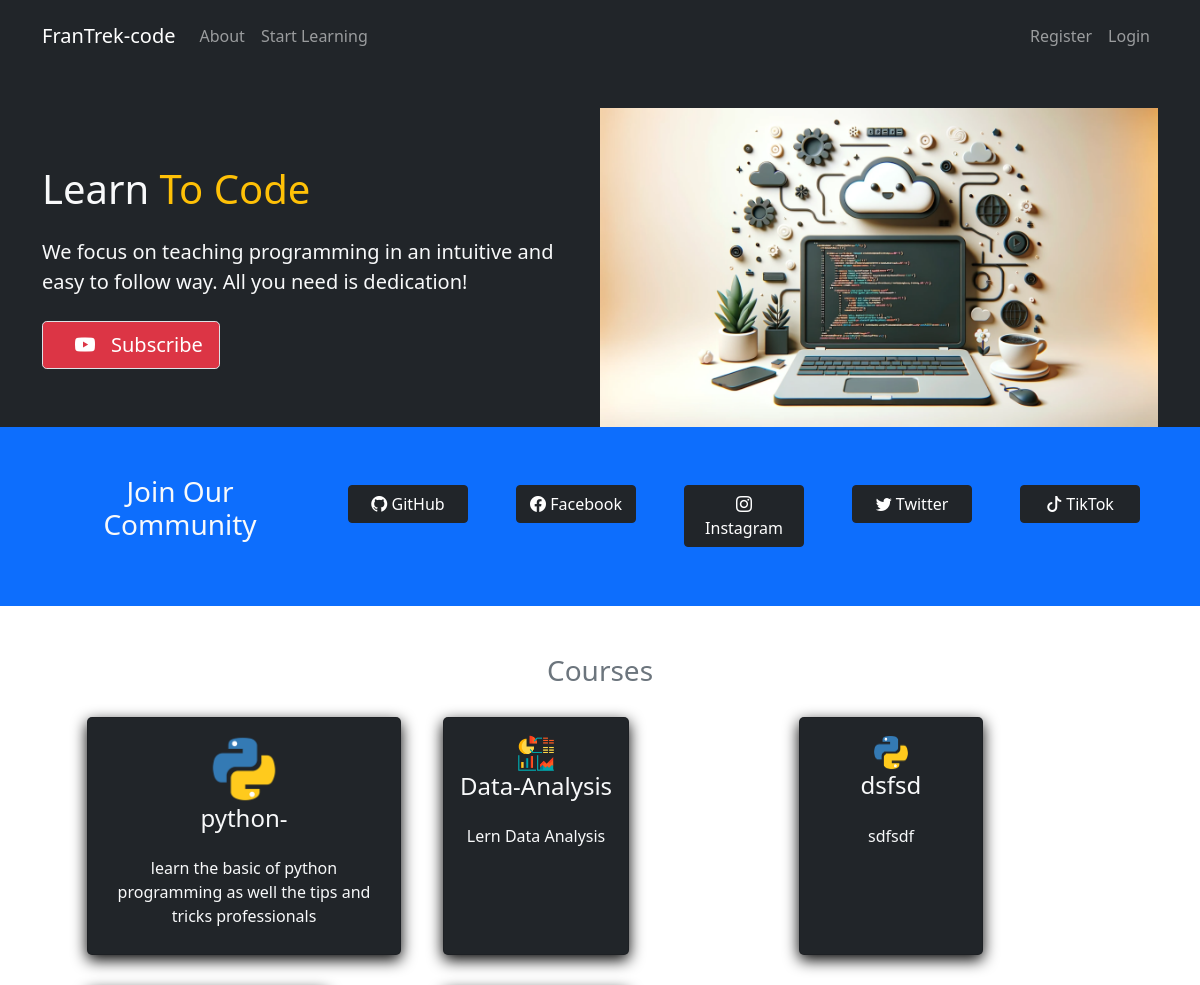
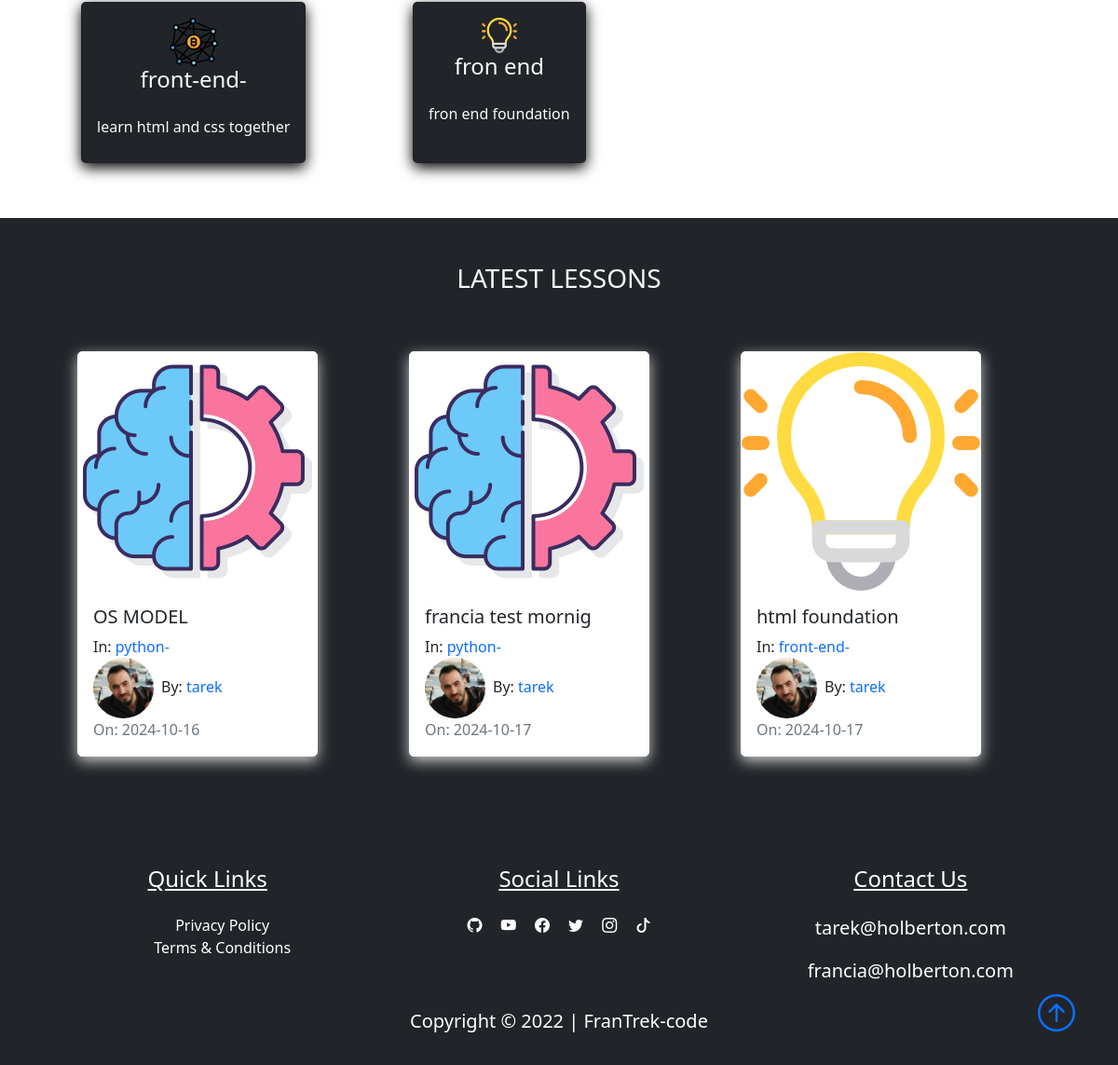
The page /home on the database its author committed (2 pictures, top to bottom).
### FranTrek/models.py (models this page shows, shortened)
class Course(db.Model):
    id = db.Column(db.Integer, primary_key=True)
    title = db.Column(db.String(50), unique=True, nullable=False)
    description = db.Column(db.String(150), nullable=False)
    icon = db.Column(db.String(20), nullable=False, default="default_icon.jpg")
    lessons = db.relationship("Lesson", backref="course_name", lazy=True)

class Lesson(db.Model):
    id = db.Column(db.Integer, primary_key=True)
    title = db.Column(db.String(100), nullable=False)
    date_posted = db.Column(db.DateTime, nullable=False, default=datetime.utcnow)
    content = db.Column(db.Text, nullable=False)
    thumbnail = db.Column(
        db.String(20), nullable=False, default="default_thumbnail.jpg"
    )
    slug = db.Column(db.String(32), nullable=False)
    user_id = db.Column(db.Integer, db.ForeignKey("user.id"), nullable=False)
    course_id = db.Column(db.Integer, db.ForeignKey("course.id"), nullable=False)

class User(db.Model, UserMixin):
    id = db.Column(db.Integer, primary_key=True)
    fname = db.Column(db.String(25), nullable=False)
    lname = db.Column(db.String(25), nullable=False)
    username = db.Column(db.String(25), unique=True, nullable=False)
    email = db.Column(db.String(125), unique=True, nullable=False)
    image_file = db.Column(db.String(20), nullable=False, default="default.png")
    bio = db.Column(db.Text, nullable=True)
    password = db.Column(db.String(60), nullable=False)
    lessons = db.relationship("Lesson", backref="author", lazy=True)

### FranTrek/routes.py (the view)
@app.route("/")
@app.route("/home")
def home():
    lessons = Lesson.query.all()
    courses = Course.query.all()
    return render_template("home.html", lessons=lessons, courses=courses)

### FranTrek/templates/home.html (shortened to what this page needs)
{% extends "layout.html"%}
{% block content%}
<section class="bg-dark text-light p-5 p-lg-0 pt-lg-5 text-center text-sm-start">
    <div class="container">
        <div class="d-sm-flex align-items-center justify-content-between">
            <div>
                <h1 class="mb-10"> Learn <span class="text-warning"> To Code</span></h1>
                <p class="lead my-4">
                    We focus on teaching programming in an intuitive and easy to follow way. All you need is
                    dedication!
                </p>
                <a class="btn btn-danger btn-lg border"
                    href="https://www.youtube.com/@HolbertonFrance/featured" target="_blank">
                    <i class="bi bi-youtube m-3"></i>Subscribe
                </a>
            </div>
            <img class="img-fluid w-50 d-none d-sm-block" src="{{url_for('static', filename='showcase.png')}}" alt="">
        </div>
    </div>
</section>
<section class="bg-primary text-light p-5">
    <div class="container">
        <div class="d-md-flex justify-content-between align-items-center">
            <h3 class="mb-3 text-center">Join Our Community</h3>
            <nav class="navbar navbar-expand-lg navbar-dark">
                <div class="collapse navbar-collapse" id="socialbtn">
                    <ul class="navbar-nav">
                        <li class="nav-item">
                            <a class="btn btn-dark ms-5 button_width" href="#"
                                target="_blank">
                                <i class="bi-github" role="img"></i>
                                GitHub
                            </a>
                        </li>
                        <li>
                            <a class="btn btn-dark ms-5 button_width" href="#"
                                target="_blank">
                                <i class="bi bi-facebook "></i>
                                Facebook
                            </a>
                        </li>
                        <li class="nav-item">
                            <a type="button" class="btn btn-dark ms-5 button_width"
                                href="#" target="_blank">
                                <i class="bi bi-instagram"></i>
                                Instagram
                            </a>
                        </li>
                        <li class="nav-item">
                            <a class="btn btn-dark ms-5 button_width" href="#"
                                target="_blank">
                                <i class="bi bi-twitter"></i>
                                Twitter
                            </a>
                        </li>
                        <li class="nav-item">
                            <a class="btn btn-dark ms-5 button_width" href="#"
                                target="_blank">
                                <i class="bi bi-tiktok"></i>
                                TikTok
                            </a>
                        </li>
                    </ul>
                </div>
            </nav>
        </div>
    </div>
</section>
<section class="bg-ligh">
    <div class="container p-5">
        <h3 class="text-center text-secondary" id='learn'>Courses</h3>
        <div class="row">
            {% for course in courses %}
            <div class="col-sm-12 col-md-6 col-lg-4 p-3 d-flex align-items-stretch">
                <a href="{{url_for('course', course_title=course.title)}}" class="text-decoration-none">
                    <div class="card bg-dark text-light h-100">
                        <div class="card-body text-center">
                            <img src="{{url_for('static', filename='course_icons/'+course.icon)}}" alt="" class="card-img w-25">
                            <h4 class="card-title mb-4">
                                {{course.title}}
                            </h4>
                            <p class="card-text">{{course.description}}</p>
                        </div>
                    </div>
                </a>
            </div>
            {% endfor %}
        </div>
    </div>
</section>
<section class="bg-dark">
    <div class="container p-5">
        <div class="row mb-5 ">
            <div class="col">
                <h3 class="text-uppercase text-center text-light">latest lessons</h3>
            </div>
        </div>
        <div class="row">
            {% for lesson in lessons %}
            <div class="col-sm-12 col-md-6 col-lg-4 pb-5 d-flex align-items-stretch">
                <div class="card lesson">
                    <img src="{{url_for('static', filename='lesson_thumbnails/'+lesson.thumbnail)}}" class="card-img">
                    <div class="card-body d-flex flex-column">
                        <h5 class="card-title">
                            <a class="text-decoration-none text-dark"
                            href="{{url_for('lesson', lesson_slug=lesson.slug, course=lesson.course_name.title)}}">{{lesson.title}}</a>
                        </h5>
                        <p class="card-text mb-0">In:
                            <a class="text-decoration-none" href="#">{{lesson.course_name.title}}</a>
                        </p>
                        <span><img class="article-img rounded-circle"
                            src="{{url_for('static', filename='user_pics/'+lesson.author.image_file)}}" alt="">By:
                        <a href="#" class="link">{{lesson.author.username}}</a></span>
                    <span class="text-muted">On: {{lesson.date_posted.strftime('%Y-%m-%d')}}</span>
                    </div>
                </div>
            </div>
            {% endfor %}
        </div>
    </div>
</section>
{% endblock content%}

### FranTrek/templates/layout.html (shortened to what this page needs)
<!DOCTYPE html>
<html lang="en">
<head>
    <link href="https://cdn.jsdelivr.net/npm/bootstrap@5.1.3/dist/css/bootstrap.min.css" rel="stylesheet"
>
    <link rel="stylesheet" href="https://cdn.jsdelivr.net/npm/bootstrap-icons@1.8.1/font/bootstrap-icons.css">
    <link rel="stylesheet" type="text/css" href="{{url_for('static', filename='main.css')}}">
</head>
<body class="d-flex flex-column min-vh-100">
    <nav class="navbar navbar-expand-lg bg-dark navbar-dark py-3 fixed-top">
        <div class="container">
            <a href="{{url_for('home')}}" class="navbar-brand">FranTrek-code</a>
            <div class="collapse navbar-collapse" id="navmenu">
                <ul class="navbar-nav">
                    <li class="nav-item">
                        <a href="{{url_for('about')}}" class="nav-link">About</a>
                    </li>
                    <li class="nav-item">
                        {% if request.path=='/home'%}
                        <a href="#learn" class="nav-link">Start Learning</a>
                        {% else %}
                        <a href="{{url_for('courses')}}" class="nav-link">Start Learning</a>
                        {% endif %}
                    </li>
                </ul>
                <ul class="navbar-nav ms-auto">
                    {% if current_user.is_authenticated %}
                    <div class="dropdown show">
                        <button class="btn btn-dark bg-dark dropdown-toggle" type="button" id="dropdownMenuButton1"
                            data-bs-toggle="dropdown" aria-expanded="false">
                            My Account
                        </button>
                        <ul class="dropdown-menu" aria-labelledby="dropdownMenuButton1">
                            <li class="nav-item">
                                <a href="{{ url_for('dashboard') }}" class="dropdown-item">Dashboard</a>
                            </li>
                            <li class="nav-item">
                                <a href="{{ url_for('logout') }}" class="dropdown-item">Logout</a>
                            </li>
                        </ul>
                    </div>
                    {% else %}
                    <li class="nav-item">
                        <a href="{{ url_for('register') }}" class="nav-link">Register</a>
                    </li>
                    <li class="nav-item">
                        <a href="{{ url_for('login') }}" class="nav-link">Login</a>
                    </li>
                    {% endif%}
                </ul>
            </div>
        </div>
    </nav>
    {% block content%} {% endblock %}
    <footer class="bg-dark mt-auto">
        <div class="container p-3">
            <div class="row text-center text-white">
                <div class="col-md-12 col-lg-4 pb-2">
                    <h4 class="text-center text-decoration-underline">Quick Links</h4>
                    <ul class=" nobull pt-3">
                        <li><a href="#" class="link text-white">Privacy Policy</a></li>
                        <li><a href="#" class="link text-white">Terms & Conditions</a></li>
                    </ul>
                </div>
                <div class="col-md-12 col-lg-4">
                    <h4 class="text-center text-decoration-underline pb-3">Social Links</h4>
                    <a href="#" class="text-white p-2"><i class="bi-github"></i></a>
                    <a href="#" class="text-white p-2"><i class="bi-youtube"></i></a>
                    <a href="#" class="text-white p-2"><i class="bi-facebook"></i></a>
                    <a href="#" class="text-white p-2"><i class="bi-twitter"></i></a>
                    <a href="#" class="text-white p-2"><i class="bi-instagram"></i></a>
                    <a href="#" class="text-white p-2"><i class="bi-tiktok"></i></a>
                </div>
                <div class="col-md-12 col-lg-4 pb-2">
                    <h4 class="text-center text-decoration-underline pb-3">Contact Us</h4>
                    <p class="lead">tarek@holberton.com</p>
                    <p class="lead">francia@holberton.com</p>
                </div>
            </div>
            <div class="col text-white text-center position-relative">
                <p class="lead font-weight-bold">Copyright &copy; 2022 | FranTrek-code</p>
                <a href="#" class="position-absolute bottom-0 end-0">
                    <i class="bi bi-arrow-up-circle h1"></i>
                </a>
            </div>
        </div>
    </footer>
</body>
</html>

### FranTrek/static/main.css (style rules this page uses)
body::before { display: block; content: ''; height: 60px; }
.card { transition: 0.7s ease; box-shadow: 0 5px 15px rgba(1 1 1/ 15); border-radius: 5px; margin: 5px; }
.lesson { box-shadow: 0 5px 15px rgba(200 200 200/ 15); border-radius: 5px; border: 1px solid #fff; }
.button_width { min-width: 120px; max-width: 120px; }
.article-img { height: 65px; width: 65px; margin-right: 8px; }
.link { text-decoration: none; }
.nobull { list-style-type: none; }

### rows shown on the page
Course: icon (picture), title "python-", description "learn the basic of python programming as well the tips and tricks professionals"
Course: icon (picture), title "Data-Analysis", description "Lern Data Analysis"
Course: icon (picture), title "dsfsd", description "sdfsdf"
Course: icon (picture), title "front-end-", description "learn html and css together"
Course: icon (picture), title "fron end", description "fron end foundation"
Lesson: thumbnail (picture), title "OS MODEL", course_name "python-", image_file (picture), author.username "tarek", date_posted "2024-10-16"
Lesson: thumbnail (picture), title "francia test mornig", course_name "python-", image_file (picture), author.username "tarek", date_posted "2024-10-17"
Lesson: thumbnail (picture), title "html foundation", course_name "front-end-", image_file (picture), author.username "tarek", date_posted "2024-10-17"
